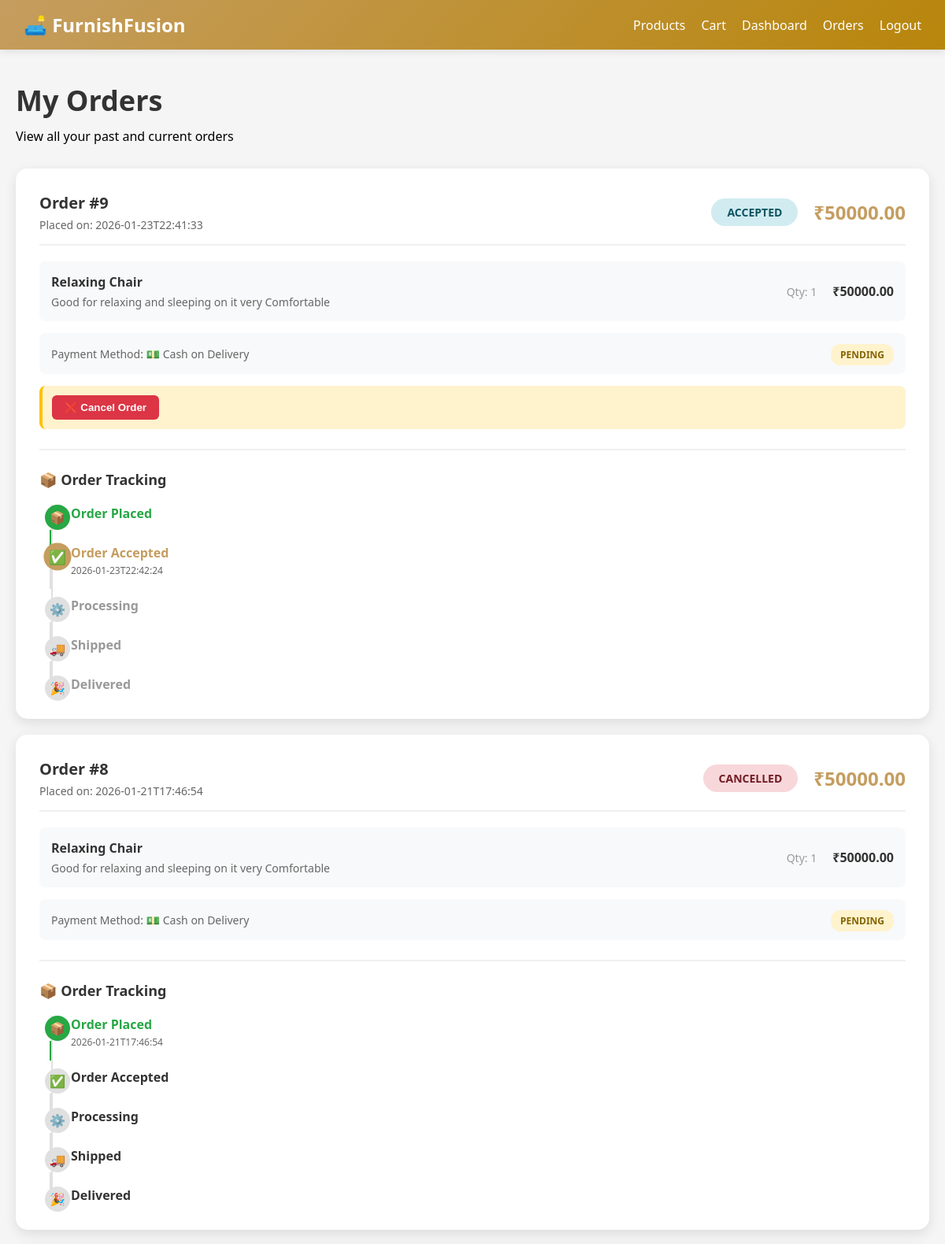
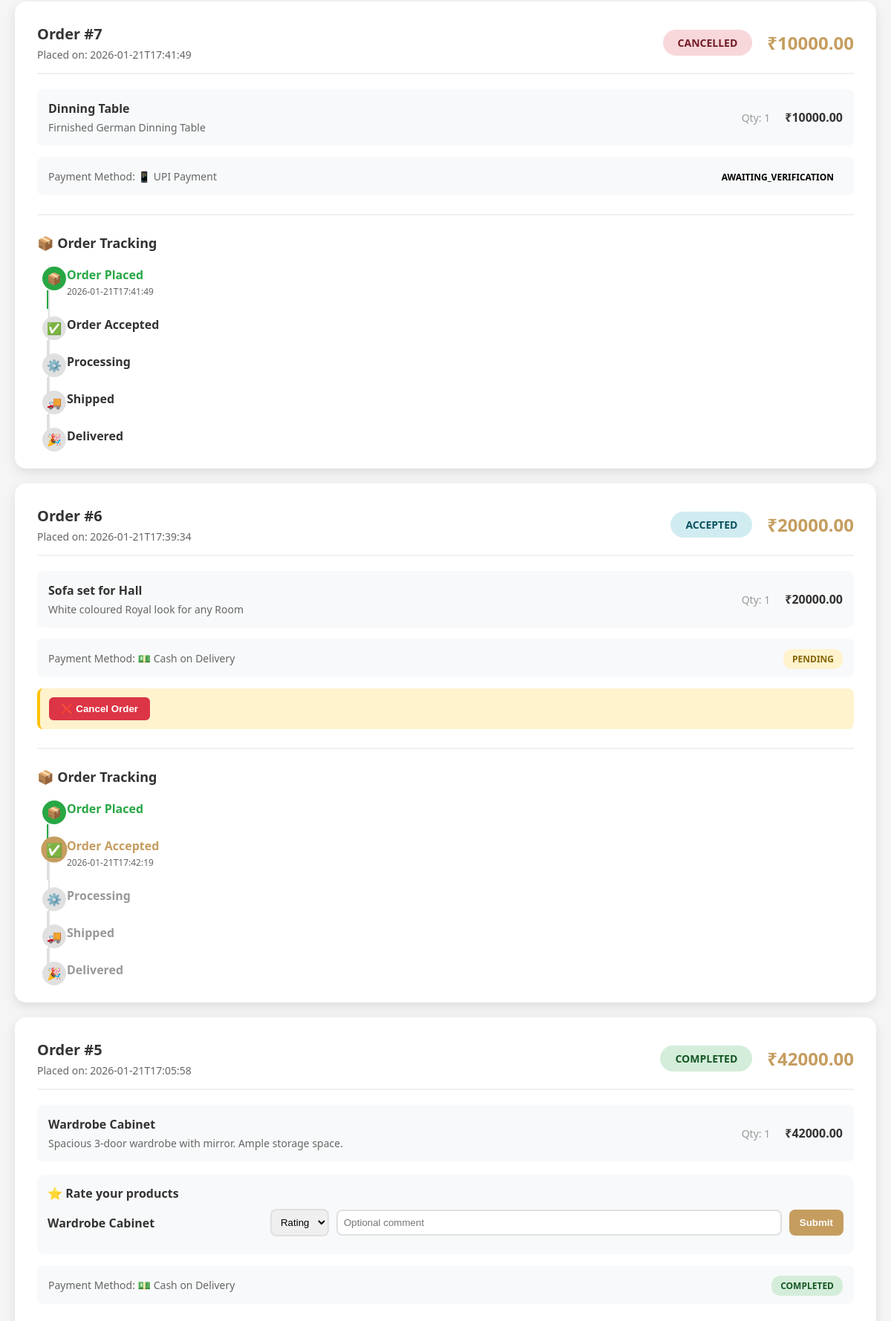
Page /orders (signed in, upper part) on the committed database (2 pictures, top to bottom).
### tables this page shows
CREATE TABLE orders (
            id INTEGER PRIMARY KEY AUTOINCREMENT,
            user_id INTEGER NOT NULL,
            total REAL NOT NULL,
            status TEXT DEFAULT 'pending',
            created_at TIMESTAMP DEFAULT CURRENT_TIMESTAMP, payment_method TEXT DEFAULT 'cod', payment_status TEXT DEFAULT 'pending', updated_at TEXT, advance_amount REAL, payment_proof_url TEXT, coupon_id INTEGER REFERENCES coupons(id), discount_amount REAL DEFAULT 0, contact_mobile TEXT, contact_address TEXT,
            FOREIGN KEY (user_id) REFERENCES users(id)
        );

CREATE TABLE order_items (
            id INTEGER PRIMARY KEY AUTOINCREMENT,
            order_id INTEGER NOT NULL,
            product_id INTEGER NOT NULL,
            quantity INTEGER DEFAULT 1,
            price REAL NOT NULL,
            FOREIGN KEY (order_id) REFERENCES orders(id),
            FOREIGN KEY (product_id) REFERENCES products(id)
        );

CREATE TABLE products (
            id INTEGER PRIMARY KEY AUTOINCREMENT,
            name TEXT NOT NULL,
            description TEXT,
            price REAL NOT NULL,
            image_url TEXT,
            created_at TIMESTAMP DEFAULT CURRENT_TIMESTAMP
        , category TEXT, rating REAL DEFAULT 0.0);

### routes/order_routes.py (the view)
@order_bp.route("/orders")
def orders():
    if "user_id" not in session:
        flash("Please login to view your orders.", "error")
        return redirect("/login")
    db = get_db()
    orders = db.execute(
        "SELECT * FROM orders WHERE user_id = ? ORDER BY created_at DESC",
        (session["user_id"],)
    ).fetchall()
    status_stages = {
        "pending": {"label": "Order Placed", "icon": "📦", "order": 1},
        "accepted": {"label": "Order Accepted", "icon": "✅", "order": 2},
        "processing": {"label": "Processing", "icon": "⚙️", "order": 3},
        "shipped": {"label": "Shipped", "icon": "🚚", "order": 4},
        "delivered": {"label": "Delivered", "icon": "🎉", "order": 5},
        "completed": {"label": "Completed", "icon": "✅", "order": 5},
        "cancelled": {"label": "Cancelled", "icon": "❌", "order": 0}
    }
    orders_with_items = []
    for order in orders:
        items = db.execute(
            """SELECT oi.*, p.name, p.description
               FROM order_items oi
               JOIN products p ON oi.product_id = p.id
               WHERE oi.order_id = ?""",
            (order["id"],)
        ).fetchall()
        current_status = order["status"].lower()
        current_stage = status_stages.get(current_status, {"label": current_status.title(), "icon": "📦", "order": 0})
        orders_with_items.append({
            "order": order,
            "order_items": items,
            "status_stages": status_stages,
            "current_stage": current_stage
        })
    return render_template("orders.html", orders_with_items=orders_with_items)

### app.py (called while the page is built)
@app.context_processor
def inject_wishlist_count():
    from flask import session
    n = 0
    if session.get("user_id"):
        try:
            from db import get_db
            r = get_db().execute("SELECT COUNT(*) as c FROM wishlist WHERE user_id = ?", (session["user_id"],)).fetchone()
            n = r["c"] or 0
        except Exception:
            pass
    return {"wishlist_count": n}

### db.py (called while the page is built)
def get_db():
    db = getattr(g, '_database', None)
    if db is None:
        db = g._database = sqlite3.connect(DATABASE)
        db.row_factory = sqlite3.Row
    return db

### templates/orders.html (shortened to what this page needs)
<!DOCTYPE html>
<html lang="en">
<head>
</head>
<body>
    <nav class="navbar">
        <div class="nav-content">
            <a href="{% if session.get('user_id') %}/dashboard{% else %}/products{% endif %}" class="nav-brand" style="text-decoration: none; color: white;">🛋️ FurnishFusion</a>
            <div class="nav-links">
                <a href="/products">Products</a>
                <a href="/cart">Cart
                </a>
                {% if session.get('user_id') %}
                <a href="/dashboard">Dashboard</a>
                <a href="/orders">Orders</a>
                <a href="/logout">Logout</a>
                {% else %}
                <a href="/login">Login</a>
                {% endif %}
            </div>
        </div>
    </nav>
    <div class="container">
        <div class="page-header">
            <h1>My Orders</h1>
            <p>View all your past and current orders</p>
        </div>
        {% if orders_with_items %}
            {% for order_data in orders_with_items %}
            <div class="order-card">
                <div class="order-header">
                    <div class="order-info">
                        <div class="order-id">Order #{{ order_data.order.id }}</div>
                        <div class="order-date">
                            Placed on: {{ order_data.order.created_at if order_data.order.created_at else 'N/A' }}
                        </div>
                    </div>
                    <div style="display: flex; align-items: center;">
                        <span class="order-status status-{{ order_data.order.status.lower() }}">
                            {{ order_data.order.status }}
                        </span>
                        <div class="order-total">₹{{ "%.2f"|format(order_data.order.total) }}</div>
                    </div>
                </div>
                <div class="order-items">
                    {% for item in order_data.order_items %}
                    <div class="order-item">
                        <div class="item-info">
                            <div class="item-name">{{ item.name }}</div>
                            <div class="item-details">{{ item.description or 'Premium quality furniture' }}</div>
                        </div>
                        <div class="item-quantity">Qty: {{ item.quantity }}</div>
                        <div class="item-price">₹{{ "%.2f"|format(item.price * item.quantity) }}</div>
                    </div>
                    {% endfor %}
                </div>
                {% if order_data.order.status.lower() in ['delivered', 'completed'] %}
                <div style="margin-top: 18px; padding: 14px; background:#f8f9fa; border-radius: 10px;">
                    <div style="font-weight:700; color:#333; margin-bottom:10px;">⭐ Rate your products</div>
                    {% for item in order_data.order_items %}
                        <form method="POST" action="/rate-product/{{ item.product_id }}" style="display:flex; gap:10px; align-items:center; margin-bottom:10px; flex-wrap:wrap;">
                            <div style="flex:1; min-width: 220px; color:#333; font-weight:600;">{{ item.name }}</div>
                            <select name="rating" required style="padding:8px; border:2px solid #e0e0e0; border-radius:8px;">
                                <option value="">Rating</option>
                            </select>
                            <input name="comment" placeholder="Optional comment" style="padding:8px; border:2px solid #e0e0e0; border-radius:8px; min-width: 220px; flex:2;">
                            <button type="submit" style="padding:10px 14px; border:none; border-radius:8px; background:#C59D5F; color:white; font-weight:700; cursor:pointer;">Submit</button>
                        </form>
                    {% endfor %}
                </div>
                {% endif %}
                <div class="payment-info">
                    <div>
                        <span class="payment-method">
                            Payment Method:
                            {% if order_data.order.payment_method == 'cod' %}
                                💵 Cash on Delivery
                            {% elif order_data.order.payment_method == 'upi' %}
                                📱 UPI Payment
                            {% elif order_data.order.payment_method == 'card' %}
                                💳 Card Payment
                            {% else %}
                                {{ order_data.order.payment_method|upper }}
                            {% endif %}
                        </span>
                    </div>
                    <div>
                        <span class="payment-status {{ order_data.order.payment_status or 'pending' }}">
                            {{ (order_data.order.payment_status or 'pending')|upper }}
                        </span>
                    </div>
                </div>
                {% if order_data.order.status.lower() not in ['delivered', 'completed', 'cancelled'] %}
                <div style="margin-top: 15px; padding: 12px; background:#fff3cd; border-radius: 8px; border-left: 4px solid #ffc107;">
                    <form method="POST" action="/cancel-order/{{ order_data.order.id }}" style="display: inline;" onsubmit="return confirm('Are you sure you want to cancel this order? This action cannot be undone.');">
                        <button type="submit" style="padding: 8px 16px; background:#dc3545; color:white; border:none; border-radius:6px; font-weight:600; cursor:pointer;">
                            ❌ Cancel Order
                        </button>
                    </form>
                </div>
                {% endif %}
                <div class="order-tracking">
                    <div class="tracking-title">📦 Order Tracking</div>
                    <div class="tracking-timeline">
                        {% set stages = [
                            ('pending', 'Order Placed', '📦'),
                            ('accepted', 'Order Accepted', '✅'),
                            ('processing', 'Processing', '⚙️'),
                            ('shipped', 'Shipped', '🚚'),
                            ('delivered', 'Delivered', '🎉')
                        ] %}
                        {% set current_status = order_data.order.status.lower() %}
                        {% set status_order = {'pending': 1, 'accepted': 2, 'processing': 3, 'shipped': 4, 'delivered': 5, 'completed': 5, 'cancelled': 0} %}
                        {% set current_order = status_order.get(current_status, 0) %}
                        {% for stage_key, stage_label, stage_icon in stages %}
                            {% set stage_order = status_order.get(stage_key, 0) %}
                            {% if current_status == 'cancelled' %}
                                <div class="tracking-step {% if stage_key == 'pending' %}completed{% endif %}">
                                    <div class="tracking-icon">{{ stage_icon }}</div>
                                    <div class="tracking-line-segment"></div>
                                    <div class="tracking-content">
                                        <div class="tracking-label">{{ stage_label }}</div>
                                        {% if stage_key == 'pending' %}
                                        <div class="tracking-date">{{ order_data.order.created_at if order_data.order.created_at else 'N/A' }}</div>
                                        {% endif %}
                                    </div>
                                </div>
                            {% elif stage_order <= current_order %}
                                <div class="tracking-step {% if stage_order == current_order %}active{% else %}completed{% endif %}">
                                    <div class="tracking-icon">{{ stage_icon }}</div>
                                    <div class="tracking-line-segment"></div>
                                    <div class="tracking-content">
                                        <div class="tracking-label">{{ stage_label }}</div>
                                        {% if stage_order == current_order %}
                                        <div class="tracking-date">{{ order_data.order.updated_at if order_data.order.updated_at else order_data.order.created_at if order_data.order.created_at else 'N/A' }}</div>
                                        {% endif %}
                                    </div>
                                </div>
                            {% else %}
                                <div class="tracking-step">
                                    <div class="tracking-icon">{{ stage_icon }}</div>
                                    <div class="tracking-line-segment"></div>
                                    <div class="tracking-content">
                                        <div class="tracking-label" style="color: #999;">{{ stage_label }}</div>
                                    </div>
                                </div>
                            {% endif %}
                        {% endfor %}
                    </div>
                </div>
            </div>
            {% endfor %}
        {% endif %}
    </div>
</body>
</html>

### templates/orders.html (style rules this page uses)
* { margin: 0; padding: 0; box-sizing: border-box; }
body { font-family: 'Segoe UI', Tahoma, Geneva, Verdana, sans-serif; background: #f5f5f5; min-height: 100vh; }
.navbar { background: linear-gradient(135deg, #C59D5F 0%, #B8860B 100%); color: white; padding: 15px 30px; box-shadow: 0 2px 10px rgba(0, 0, 0, 0.1); }
.nav-content { max-width: 1200px; margin: 0 auto; display: flex; justify-content: space-between; align-items: center; }
.nav-brand { font-size: 24px; font-weight: 700; cursor: pointer; transition: opacity 0.3s; }
.nav-links { display: flex; gap: 20px; align-items: center; }
.nav-links a { color: white; text-decoration: none; font-weight: 500; transition: opacity 0.3s; }
.container { max-width: 1200px; margin: 40px auto; padding: 0 20px; }
.page-header { margin-bottom: 30px; }
.page-header h1 { color: #333; font-size: 36px; margin-bottom: 10px; }
.order-card { background: white; border-radius: 15px; padding: 30px; margin-bottom: 20px; box-shadow: 0 5px 15px rgba(0, 0, 0, 0.1); }
.order-header { display: flex; justify-content: space-between; align-items: center; margin-bottom: 20px; padding-bottom: 15px; border-bottom: 2px solid #f0f0f0; }
.order-info { flex: 1; }
.order-id { font-size: 20px; font-weight: 700; color: #333; margin-bottom: 5px; }
.order-date { color: #666; font-size: 14px; }
.order-status { padding: 8px 20px; border-radius: 20px; font-size: 14px; font-weight: 600; text-transform: uppercase; }
.status-completed { background: #d4edda; color: #155724; }
.status-cancelled { background: #f8d7da; color: #721c24; }
.status-accepted { background: #d1ecf1; color: #0c5460; }
.order-total { font-size: 24px; font-weight: 700; color: #C59D5F; margin-left: 20px; }
.order-tracking { margin-top: 25px; padding-top: 25px; border-top: 2px solid #f0f0f0; }
.tracking-title { font-size: 18px; font-weight: 700; color: #333; margin-bottom: 20px; }
.tracking-timeline { position: relative; padding-left: 30px; }
.tracking-step { position: relative; padding-bottom: 25px; }
.tracking-step:last-child { padding-bottom: 0; }
.tracking-step.active .tracking-icon { background: #C59D5F; color: white; transform: scale(1.1); }
.tracking-step.completed .tracking-icon { background: #28a745; color: white; }
.tracking-step.completed .tracking-line-segment { background: #28a745; }
.tracking-icon { position: absolute; left: -23px; top: 0; width: 32px; height: 32px; border-radius: 50%; background: #e0e0e0; display: flex; align-items: center; justify-content: center; font-size: 16px; transition: all 0.3s; }
.tracking-line-segment { position: absolute; left: -17px; top: 32px; width: 2px; height: 25px; background: #e0e0e0; }
.tracking-content { margin-left: 10px; }
.tracking-label { font-weight: 600; color: #333; margin-bottom: 3px; }
.tracking-step.active .tracking-label { color: #C59D5F; }
.tracking-step.completed .tracking-label { color: #28a745; }
.tracking-date { font-size: 12px; color: #666; }
.payment-info { margin-top: 15px; padding: 15px; background: #f8f9fa; border-radius: 8px; display: flex; justify-content: space-between; align-items: center; }
.payment-method { font-size: 14px; color: #666; }
.payment-status { padding: 5px 12px; border-radius: 12px; font-size: 12px; font-weight: 600; }
.payment-status.pending { background: #fff3cd; color: #856404; }
.payment-status.completed { background: #d4edda; color: #155724; }
.order-items { margin-top: 20px; }
.order-item { display: flex; justify-content: space-between; align-items: center; padding: 15px; background: #f8f9fa; border-radius: 8px; margin-bottom: 10px; }
.item-info { flex: 1; }
.item-name { font-weight: 600; color: #333; margin-bottom: 5px; }
.item-details { color: #666; font-size: 14px; }
.item-quantity { color: #999; font-size: 14px; margin: 0 20px; }
.item-price { font-weight: 600; color: #333; }

### rows in the picture
orders: order.id "9", order "2026-01-23T22:41:33", order.status "ACCEPTED", order.total "50000.00", payment_status "PENDING", order "2026-01-23T22:42:24"
order_items: name "Relaxing Chair", description "Good for relaxing and sleeping on it very Comfortable", quantity "1", item.price*item.quantity "50000.00"
orders: order.id "8", order "2026-01-21T17:46:54", order.status "CANCELLED", order.total "50000.00", payment_status "PENDING", order "2026-01-21T17:46:54"
order_items: name "Relaxing Chair", description "Good for relaxing and sleeping on it very Comfortable", quantity "1", item.price*item.quantity "50000.00"
orders: order.id "7", order "2026-01-21T17:41:49", order.status "CANCELLED", order.total "10000.00", payment_status "AWAITING_VERIFICATION", order "2026-01-21T17:41:49"
order_items: name "Dinning Table", description "Firnished German Dinning Table", quantity "1", item.price*item.quantity "10000.00"
orders: order.id "6", order "2026-01-21T17:39:34", order.status "ACCEPTED", order.total "20000.00", payment_status "PENDING", order "2026-01-21T17:42:19"
order_items: name "Sofa set for Hall", description "White coloured Royal look for any Room", quantity "1", item.price*item.quantity "20000.00"
orders: order.id "5", order "2026-01-21T17:05:58", order.status "COMPLETED", order.total "42000.00", payment_status "COMPLETED"
order_items: name "Wardrobe Cabinet", description "Spacious 3-door wardrobe with mirror. Ample storage space.", quantity "1", item.price*item.quantity "42000.00"

### other values in the picture
{{ stage_icon }} "📦" "✅" "📦" "✅"
{{ stage_label }} "Order Placed" "Order Accepted" "Order Placed" "Order Accepted"
{{ stage_icon }} "⚙️" "🚚" "🎉" "⚙️" "🚚" "🎉"
{{ stage_label }} "Processing" "Shipped" "Delivered" "Processing" "Shipped" "Delivered"
{{ stage_icon }} "📦" "✅" "⚙️" "🚚" "🎉" "📦" "✅" "⚙️" "🚚" "🎉"
{{ stage_label }} "Order Placed" "Order Accepted" "Processing" "Shipped" "Delivered" "Order Placed" "Order Accepted" "Processing" "Shipped" "Delivered"
